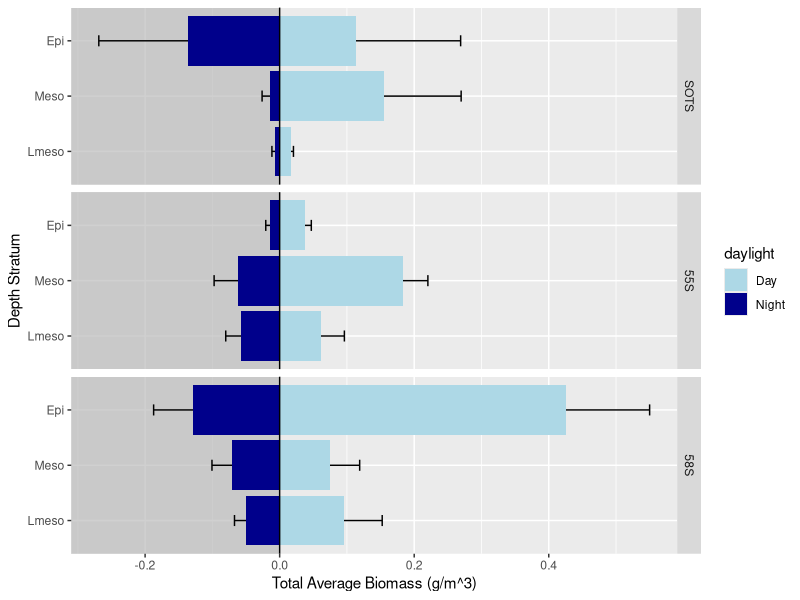
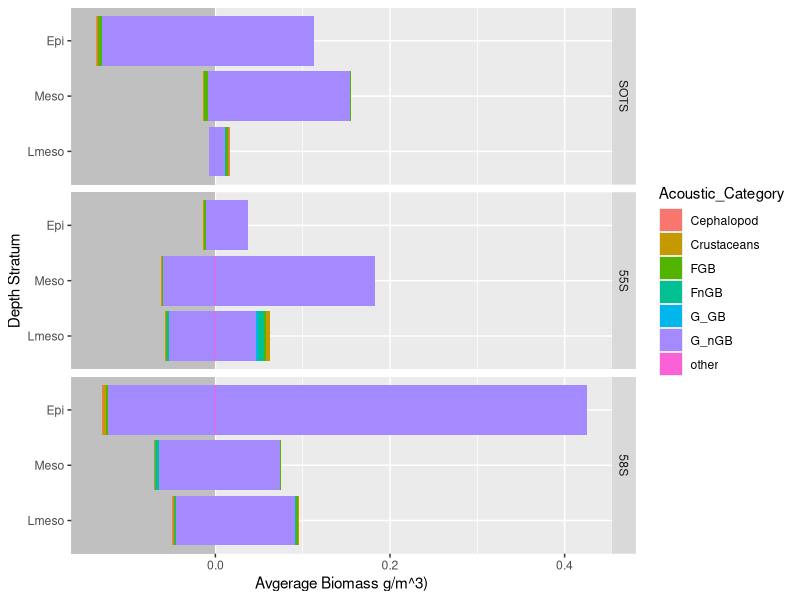
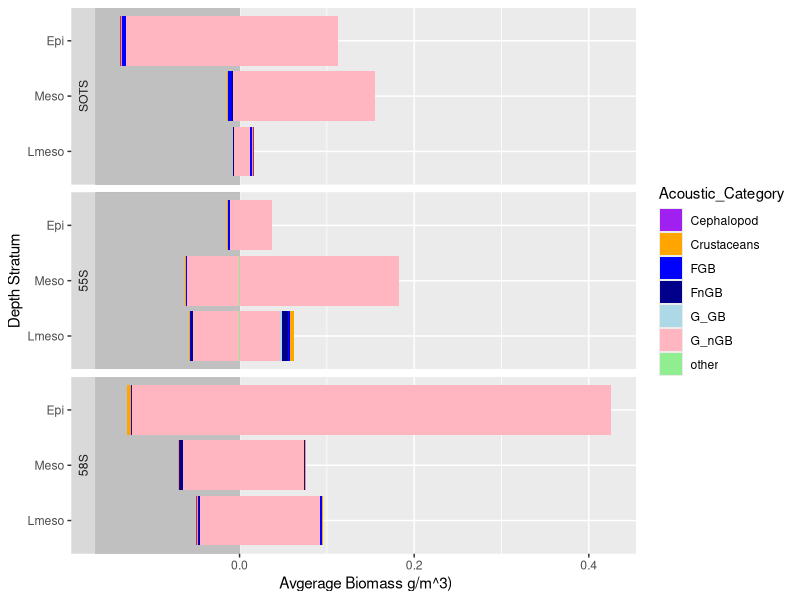
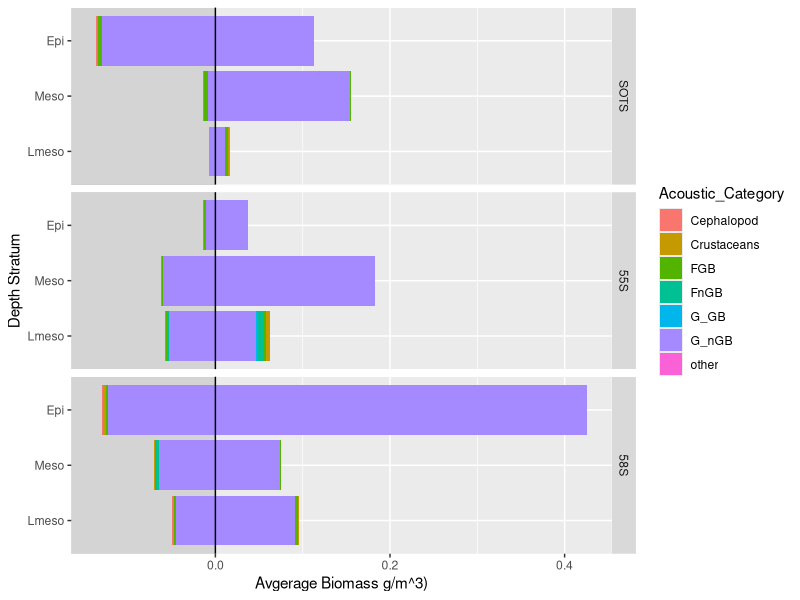
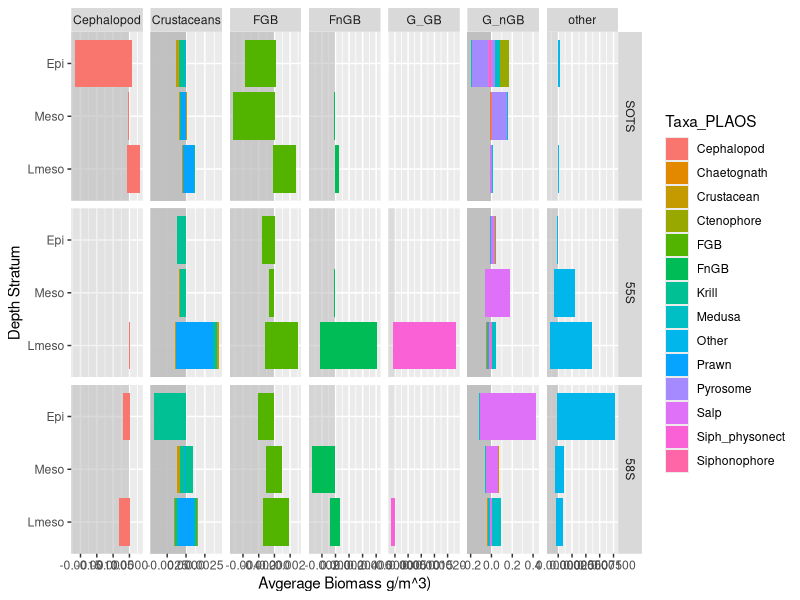
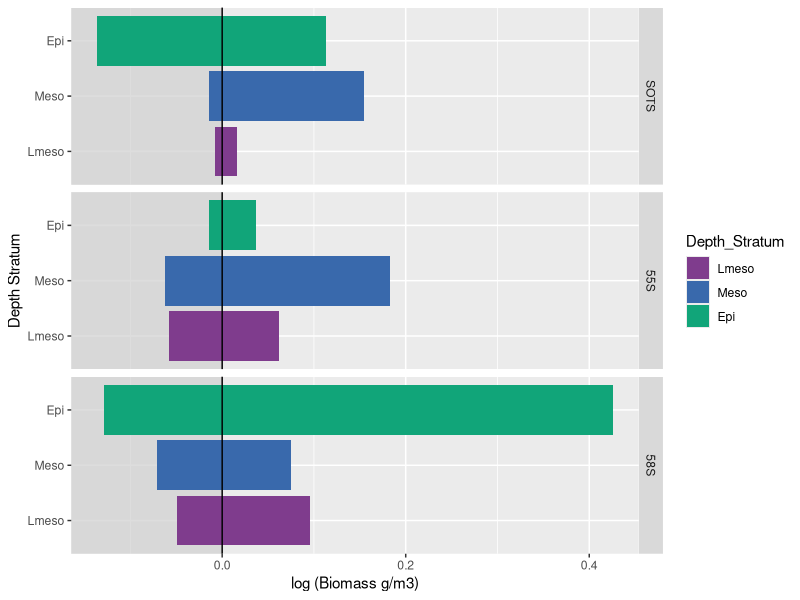
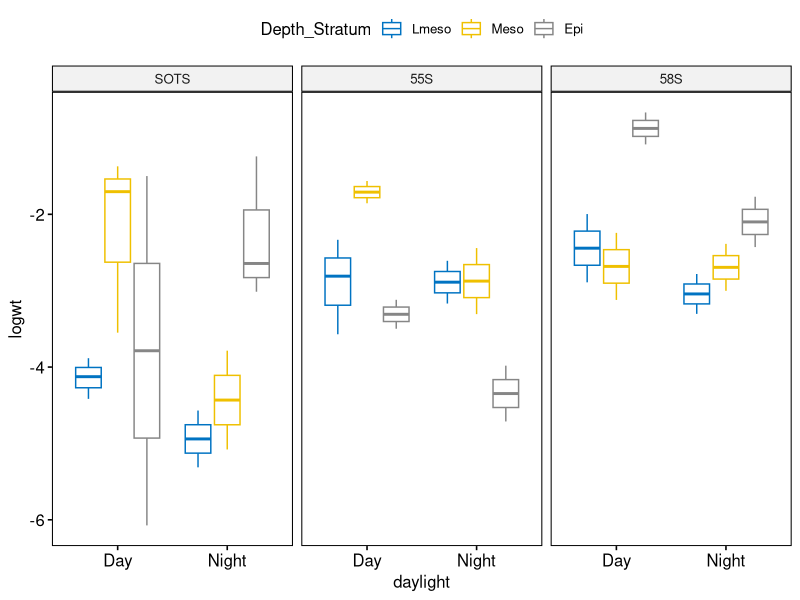

Reproduce these figures in R, in order. (Note: this script raises an error after producing the figures.)
## ---- chunk 1
knitr::opts_chunk$set(echo = TRUE)
# library(plyr)
# library(Rmisc)
# library(lattice)
# library(tidyr)
library(tidyverse)
# library(gridExtra)
library(dplyr)
library(knitr)
library(ggpubr) # nice plots
library(rstatix) # pip freindly stats
# library(geosphere)
# library(janitor)

# data filtered for <20cm, includes physonects, design deployments only
SOLACE <- read_csv("Results/IN2020_V08_CatchComp.csv")


## ---- chunk 2
distinct(SOLACE,Depth_Stratum)

SOLACE$Depth_Stratum <- factor(as.factor(SOLACE$Depth_Stratum),levels = c("Lmeso", "Meso", "Epi"))
SOLACE$Site <- factor(as.factor(SOLACE$Site), levels = c("SOTS","55S","58S"))

SOLACE_cumsum <- SOLACE %>% 
  select(Site,Acoustic_Category,Taxa_updated,weight_g) %>% 
  group_by(Site,Taxa_updated) %>% 
  summarise(weight = sum(weight_g)) %>% 
 # ungroup() %>% 
  arrange(Site,-weight) %>% 
  mutate(cumsum = cumsum(weight)) %>% 
  mutate(percent =round(weight/sum(weight),2)) %>%
  mutate(cumpercent = round(cumsum/sum(weight),2)) 

SOLACE_cumsum_AC <- SOLACE %>% 
    select(Site,Acoustic_Category,weight_g) %>% 
  group_by(Site,Acoustic_Category) %>% 
  summarise(weight = sum(weight_g)) %>% 
 # ungroup() %>% 
  arrange(Site,-weight) %>% 
  mutate(cumsum = cumsum(weight)) %>% 
  mutate(percent =round(weight/sum(weight),2)) %>%
  mutate(cumpercent = round(cumsum/sum(weight),2)) 

# number taxa
distinct(SOLACE,Taxa_updated)
# n = 143

# taxa per ACat
SOLACE %>%  
  group_by(Acoustic_Category) %>% 
  distinct(Taxa_updated) %>% 
  arrange(Acoustic_Category) %>% 
  select(Acoustic_Category) %>% 
  count(Acoustic_Category)
## ---- chunk 3

### Total Biomass #############################

# sum biomass for each deployment
Biomass_deployment <- SOLACE %>% 
  select(Site, daylight,Depth_Stratum, Deployment, Taxa_updated,Acoustic_Category, Abd_Std_nosm3_sp,Weight_Std_gm3_sp) %>%
  dplyr::group_by(Site, daylight, Depth_Stratum,Deployment) %>% 
  dplyr::summarise(StdWt = sum(Weight_Std_gm3_sp), 
                   StdAbd = sum(Abd_Std_nosm3_sp)) %>% 
  dplyr::ungroup() %>% 
  mutate(logwt = log(StdWt))

# average biomass for each treatment by Site/daylight/Depth_Stratum
Biomass_Design <- Biomass_deployment %>% 
  group_by(Site,daylight,Depth_Stratum) %>% 
  summarise(StdWt_avg = mean(StdWt),sd = sd(StdWt)) %>% 
  ungroup()

#### Acoustic_Category ####################
# sum biomass for each Acoustic_Category within each deployment
Biomass_AC <- SOLACE %>% 
  select(Site, daylight,Depth_Stratum, Deployment, Taxa_updated,Acoustic_Category, Abd_Std_nosm3_sp,Weight_Std_gm3_sp) %>%
  dplyr::group_by(Site, daylight, Depth_Stratum,Deployment,Acoustic_Category) %>% 
  dplyr::summarise(StdWt = sum(Weight_Std_gm3_sp), 
                   StdAbd = sum(Abd_Std_nosm3_sp)) %>% 
  mutate(StdWt = ifelse(daylight %in% "Night", StdWt*-1, StdWt)) %>% 
  dplyr::ungroup() 
# Average biomass for each Acoustic_Category  by Site/daylight/Depth_Stratum
Biomass_Design_AvgAC <- Biomass_AC %>% 
  group_by(Site,daylight,Depth_Stratum,Acoustic_Category) %>% 
  summarise(StdWt_AC = mean(StdWt))


## ---- chunk 4

Biomass_Desgin_daynight <- Biomass_Design %>% 
   mutate(StdWt = ifelse(daylight %in% "Night", StdWt_avg*-1, StdWt_avg)) %>% 
  mutate(sd = ifelse(daylight %in% "Night", sd*-1, sd)) 


tw<-ggplot(Biomass_Desgin_daynight,
       mapping = aes(x = as.factor(Depth_Stratum),
                     y = StdWt, fill = daylight))+
  geom_rect(ymax= -Inf, ymin= 0, xmin=-Inf, xmax=Inf, fill= "grey", alpha= 0.2) +
      scale_fill_manual(values = c("light blue","dark blue")) +
  #scale_fill_brewer()+
  geom_errorbar(aes(ymin = StdWt - sd, ymax= StdWt + sd),
                width = 0.4, position = position_dodge(0)) +
geom_col()+
  geom_hline(yintercept=0)+
  coord_flip()+
  facet_grid(Site ~ .,switch = "x")+
  #theme_bw()
 labs(y="Total Average Biomass (g/m^3)", x="Depth Stratum") 
  

tw

## ---- chunk 5
# suttons way
ggplot(Biomass_Design_AvgAC,
       mapping = aes(x = Depth_Stratum ,y=StdWt_AC, fill = Acoustic_Category))+
     #scale_fill_manual(values = c("purple","orange", "blue","dark blue","light blue","light pink","light green")) +
  geom_rect(ymax= -Inf, ymin= 0, xmin=-Inf, xmax=Inf, fill= "grey", alpha= 0.2) +
  geom_col()+
  #geom_hline(yintercept=0)+
  coord_flip()+
  facet_grid(Site ~.,switch = "x")+  
  labs(x="Depth Stratum", y="Avgerage Biomass g/m^3)") 
   

ggplot(Biomass_Design_AvgAC,
       mapping = aes(x = Depth_Stratum ,y=StdWt_AC, fill = Acoustic_Category))+
     scale_fill_manual(values = c("purple","orange", "blue","dark blue","light blue", "light pink","light green")) +
  geom_rect(ymax= -Inf, ymin= 0, xmin=-Inf, xmax=Inf, fill= "grey", alpha= 0.2) +
  geom_col()+
  #geom_hline(yintercept=0)+
  coord_flip()+
  facet_grid(Site ~.,switch = "y")+  
  labs(x="Depth Stratum", y="Avgerage Biomass g/m^3)") 
   

# annabelles way
Biomass_Design_AvgAC <- Biomass_Design_AvgAC %>% 
   mutate(StdWt_AC = ifelse(daylight %in% "Night", StdWt_AC*-1, StdWt_AC)) 


day_values <- Biomass_Design_AvgAC%>% 
  filter(daylight== "Day")
night_values <- Biomass_Design_AvgAC %>% 
  filter(daylight== "Night")
night_values <- night_values %>%
  mutate_if(is.numeric, funs(. * -1))

ggplot(Biomass_Design_AvgAC, aes(x= StdWt_AC, y= Depth_Stratum, fill= Acoustic_Category))+
geom_rect(xmax= -Inf, xmin= 0, ymin=-Inf, ymax=Inf, fill= "lightgray", alpha= 0.2) +
  geom_bar(data= day_values, stat= "identity") + 
  geom_bar(data= night_values, stat= "identity") + 
    facet_grid(rows= vars(Site), scales = "fixed") + 
    #scale_fill_manual(values = c("#7F3C8D","#3969AC", "#11A579","#7F3C8D","#3969AC", "#11A579","#7F3C8D","#3969AC", "#11A579")) +
  geom_vline(xintercept= 0) +
  labs(y="Depth Stratum", x="Avgerage Biomass g/m^3)") 
  
  

## ---- chunk 6

# sum biomass for each Taxa_PLAOS within each deployment
Biomass_Taxa_PLAOS <- SOLACE %>% 
  select(Site, daylight,Depth_Stratum, Deployment, Taxa_updated, Acoustic_Category,Taxa_PLAOS, Abd_Std_nosm3_sp,Weight_Std_gm3_sp) %>%
  dplyr::group_by(Site, daylight, Depth_Stratum,Deployment,Acoustic_Category,Taxa_PLAOS) %>% 
  dplyr::summarise(StdWt = sum(Weight_Std_gm3_sp), 
                   StdAbd = sum(Abd_Std_nosm3_sp)) %>% 
  mutate(StdWt = ifelse(daylight %in% "Night", StdWt*-1, StdWt)) %>% 
  dplyr::ungroup() 

# Average biomass for each Taxa_PLAOS  by Site/daylight/Depth_Stratum
Biomass_Design_AvgTP <- Biomass_Taxa_PLAOS %>% 
  group_by(Site,daylight,Depth_Stratum,Acoustic_Category,Taxa_PLAOS) %>% 
  summarise(StdWt_TP = mean(StdWt))


##PLOT

ggplot(Biomass_Design_AvgTP,
       mapping = aes(x = Depth_Stratum ,y=StdWt_TP, fill = Taxa_PLAOS))+
     #scale_fill_manual(values = c("purple","orange", "blue","dark blue","light blue","light pink","light green")) +
  geom_rect(ymax= -Inf, ymin= 0, xmin=-Inf, xmax=Inf, fill= "grey", alpha= 0.2) +
  geom_col()+
  #geom_hline(yintercept=0)+
  coord_flip()+
  facet_grid(rows= vars(Site), cols= vars(Acoustic_Category), scales = "free") + 
  labs(x="Depth Stratum", y="Avgerage Biomass g/m^3)") 


## ---- chunk 7
Biomass_Desgin_AE <- Biomass_Design

# Biomass_Desgin_AE$Depth_Stratum <- factor(as.factor(Biomass_Desgin_AE$Depth_Stratum), levels=c("Lmeso","Meso","Epi"))
# Biomass_Desgin_AE$Site <- factor(as.factor(Biomass_Desgin_AE$Site), levels= c("SOTS", "55S", "58S"))

day_values <- Biomass_Desgin_AE%>% 
  filter(daylight== "Day")

night_values <- Biomass_Desgin_AE %>% 
  filter(daylight== "Night")
night_values <- night_values %>%
  mutate_if(is.numeric, funs(. * -1))


ggplot(Biomass_Desgin_AE, aes(x= StdWt_avg, y= Depth_Stratum, fill= Depth_Stratum))+
  geom_rect(xmax= -Inf, xmin= 0, ymin=-Inf, ymax=Inf, fill= "lightgray", alpha= 0.2) +
  geom_bar(data= day_values, stat= "identity") + 
  geom_bar(data= night_values, stat= "identity") + 
    facet_grid(rows= vars(Site), scales = "fixed") + 
    scale_fill_manual(values = c("#7F3C8D","#3969AC", "#11A579","#7F3C8D","#3969AC", "#11A579","#7F3C8D","#3969AC", "#11A579")) +
  geom_vline(xintercept= 0) + 
  labs(y="Depth Stratum", x="log (Biomass g/m3)") 
## ---- chunk 8
Biomass_deployment$Depth_Stratum <- factor(as.factor(Biomass_deployment$Depth_Stratum), levels=c("Lmeso","Meso","Epi"))
Biomass_deployment$Site <- factor(as.factor(Biomass_deployment$Site), levels=c("SOTS","55S","58S"))
Biomass_deployment$daylight <- factor(as.factor(Biomass_deployment$daylight), levels=c("Day","Night"))

## ---- chunk 9
bxp <- ggboxplot(
  Biomass_deployment, x = "daylight", y = "logwt", 
  color = "Depth_Stratum", palette = "jco", facet.by = "Site"
  )
bxp
## ---- chunk 10
Biomass_design_daylight <- Biomass_deployment %>% 
  mutate(mean = ifelse(daylight %in% "Night", mean*-1, mean)) 


barp <-ggplot(Biomass_design_daylight,
       mapping = aes(x = as.factor(Depth_Stratum),
                     y = mean, fill = daylight))+
  scale_fill_brewer()+
  geom_errorbar(aes(ymin = mean - sd, ymax= mean + sd),
                width = 0.4, position = position_dodge(0)) +
geom_col()+
  coord_flip()+
  facet_grid(~Site)+
  theme_bw()
barp


SOLACE_nogel <- SOLACE %>% 
  #distinct(Acoustic_Category)
  filter(Acoustic_Category != "G_nGB")
## ---- chunk 11

SOLACE_Micro <- SOLACE_Micro %>% 
  filter(Site == "55S" | Site == "58S" |Site == "SOTS") %>% 
  filter(Depth_Stratum =="Meso" | Depth_Stratum == "Epi"|Depth_Stratum=="Lmeso") %>% 
  drop_na(Site)

distinct(SOLACE_Micro,Depth_Stratum)

SOLACE_Micro_1 <- SOLACE_Micro %>% 
  select(Site,Acoustic_Category,Taxa_updated,weight_g) %>% 
  group_by(Site,Taxa_updated) %>% 
  summarise(weight = sum(weight_g))

  ungroup() %>% 
  arrange(Site,-weight) %>% 
  #mutate(cumsum = cumsum(weight)) %>% 
  #mutate(cumpercent = cumsum/sum(weight)) %>% 
  mutate(percent =round(weight/sum(weight),2)) 
## ---- chunk 12
  
  SOLACE_1 <- SOLACE %>% 
  select(Site,Acoustic_Category,Taxa_updated,weight_g) %>% 
  dplyr::group_by(Site,Taxa_updated) %>% 
  dplyr::summarise(weight = sum(weight_g)) %>% 
  arrange(Site,-weight) %>% 
  mutate(cumsum = cumsum(weight)) %>% 
  mutate(cumpercent = cumsum/sum(weight)) %>% 
  mutate(percent =round(weight/sum(weight),2)) 
## ---- chunk 13
BulkBiomass <- SOLACE %>% 
  select(Site, daylight,Depth_Stratum, Deployment, Taxa_updated,Acoustic_Category, Abd_Std_nosm3_sp,Weight_Std_gm3_sp) %>%
  dplyr::group_by(Site, daylight, Depth_Stratum,Deployment) %>% 
  dplyr::summarise(Weight = round(sum(Weight_Std_gm3_sp)*1000,2), abd = round(sum(Abd_Std_nosm3_sp)*1000,2)) %>% 
  dplyr::ungroup()



  
SOLACE %>% 
  distinct(Acoustic_Category)

## ---- chunk 14
BulkBiomass$Depth_Stratum <- factor(as.factor(BulkBiomass$Depth_Stratum), levels=c("Lmeso","Meso","Epi"))
BulkBiomass$Site <- factor(as.factor(BulkBiomass$Site), levels=c("SOTS","55S","58S"))
BulkBiomass$daylight <- factor(as.factor(BulkBiomass$daylight), levels=c("Day","Night"))
## ---- chunk 15


barp <-ggplot(Biomass_Design %>%  
  mutate(StdWt_avg = ifelse(daylight %in% "Night", StdWt_avg*-1, StdWt_avg)) %>% 
  mutate(sd = ifelse(daylight %in% "Night", sd*-1, sd)) ,
       mapping = aes(x = as.factor(Depth_Stratum),
                     y = StdWt_avg, fill = daylight))+
  scale_fill_brewer()+
  geom_errorbar(aes(ymin = StdWt_avg - sd, ymax= StdWt_avg + sd),
                width = 0.4, position = position_dodge(0)) +
geom_col()+
  coord_flip()+
  facet_grid(~Site)+
  theme_bw()
barp

## ---- chunk 16
Biomass_deployment %>%
  group_by(Site,Depth_Stratum) %>%
  identify_outliers(logwt)
# dont get this
# deployments 8 and 13 are outliers but not extreme. Outliers are not obvious when using Site alone, all 3 factors or Site&daylight
## ---- chunk 17
BulkBiomass %>% 
  group_by(Site, daylight, Depth_Stratum) %>% 
  get_summary_stats(Weight, type = "mean_sd")
## ---- chunk 18
bxp <- ggboxplot(
  BulkBiomass, x = "daylight", y = "Weight", 
  color = "Depth_Stratum", palette = "jco", facet.by = "Site"
  )
bxp
## ---- chunk 19
BulkBiomass %>%
  group_by(Site, daylight, Depth_Stratum) %>%
  identify_outliers(Weight)
# dont get this

## ---- chunk 20
model  <- lm(logwt ~ Site*daylight*Depth_Stratum, data = Biomass_deployment)

model  <- lm(Weight ~ Site*daylight*Depth_Stratum, data = BulkBiomass)

# Create a QQ plot of residuals
ggqqplot(residuals(model))
# Compute Shapiro-Wilk test of normality
shapiro_test(residuals(model))

# probs not quite normally distributed - should transform

# probs not quite normally distributed - should tranform
## ---- chunk 21
BulkBiomass %>%
  group_by(Site, daylight, Depth_Stratum) %>%
  shapiro_test(Weight)

## ---- chunk 22
Biomass_deployment %>%
  group_by(Site, daylight, Depth_Stratum) %>%
  shapiro_test(StdWt)
## ---- chunk 23
ggqqplot(BulkBiomass, "Weight", ggtheme = theme_bw()) +
  facet_grid(Site + daylight ~ Depth_Stratum, labeller = "label_both")
## ---- chunk 24
BulkBiomass %>% levene_test(Weight ~ Site*daylight*Depth_Stratum)
# not significant assume homogeneity
## ---- chunk 25
bio.aov <-  BulkBiomass%>% anova_test(Weight ~ Depth_Stratum*daylight*Site)
bio.aov
# there was a 3way interaction F(2,22)= 3.04, p = 0.039
## ---- chunk 26
# Group the data by gender and 
# fit simple two-way interaction 
model  <- lm(Weight ~ daylight*Site*Depth_Stratum, data = Biomass_deployment)
Biomass_deployment %>%
  group_by(daylight) %>%
  anova_test(Weight ~ Depth_Stratum*Site, error = model)
## ---- chunk 27
ggqqplot(BulkBiomass, "Weight", ggtheme = theme_bw()) +
  facet_grid(Site + daylight ~ Depth_Stratum, labeller = "label_both")
## ---- chunk 28
BulkBiomass %>% levene_test(Weight ~ Site*daylight*Depth_Stratum)
# not significant assume homogeneity
## ---- chunk 29
bio.aov <-  BulkBiomass%>% anova_test(Weight ~ Depth_Stratum*daylight*Site)
bio.aov
